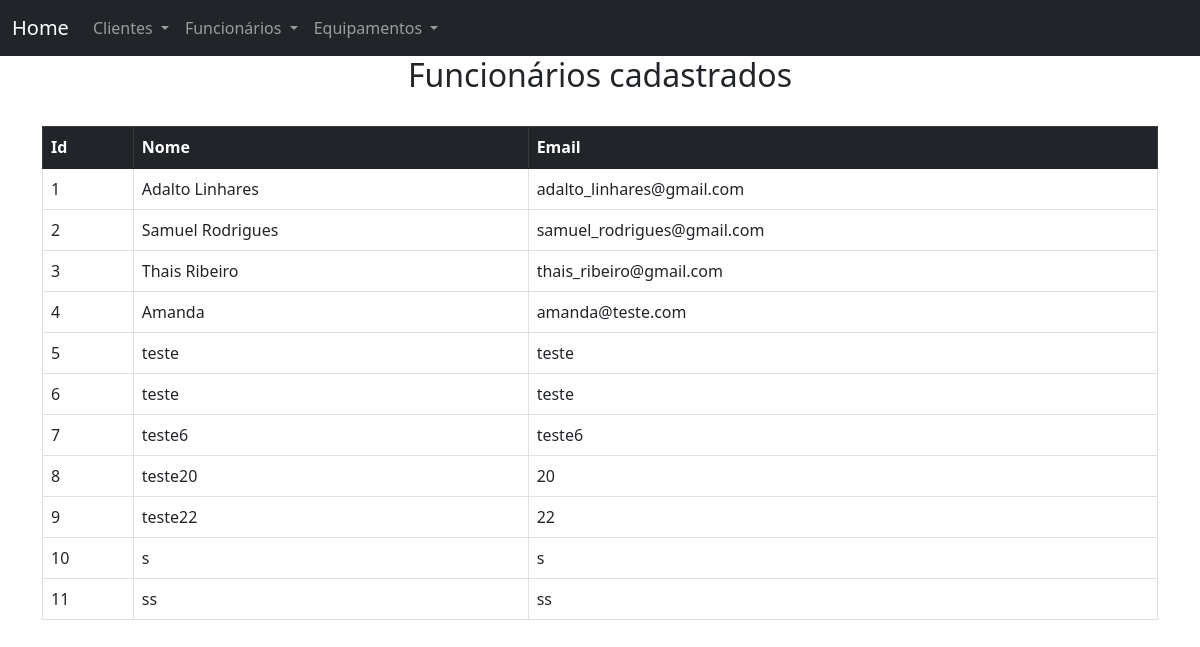
The app's page /consultafuncionarios, older data.
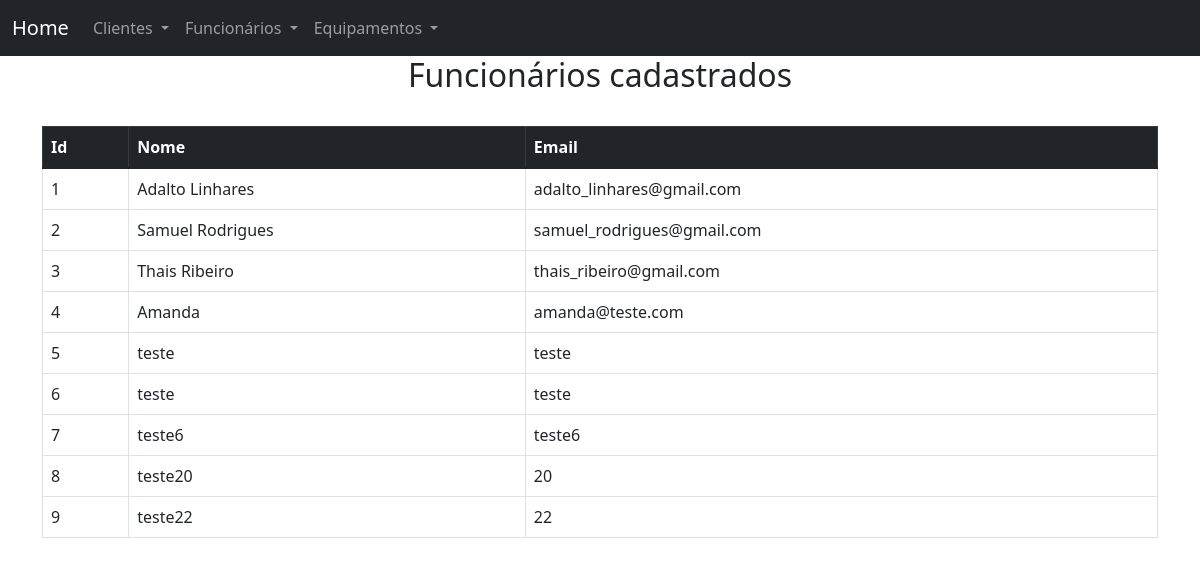
The same page, newer data.
### main.py (models this page shows, shortened)
class Funcionarios(db.Model):
    id_funcionario = db.Column(db.Integer, primary_key=True)
    name = db.Column(db.String(80), nullable=False)
    email = db.Column(db.String(120), nullable=False)
    senha = db.Column(db.String(12), nullable=False)

### main.py (the view)
@app.route('/consultafuncionarios')
def consulta_funcionarios():
    funcionarios = Funcionarios.query.all()
    return render_template('consultafuncionarios.html', funcionarios=funcionarios)

### templates/consultafuncionarios.html
{% extends "base.html" %}
{% block conteudo %}
    <h2 style="text-align: center;">Funcionários cadastrados</h2>
<br>
<table class="table table-bordered table-hover">
    <thead class="table-dark">
        <tr>
          <th scope="col">Id</th>
          <th scope="col">Nome</th>
          <th scope="col">Email</th>
        </tr>
    </thead>
    <tbody>
        {% for funcionarios in funcionarios %}
        <tr>
            <td>{{ funcionarios.id_funcionario }}</td>
            <td>{{ funcionarios.name }}</td>
            <td>{{ funcionarios.email }}</td>
        </tr>
        {% endfor %}
    </tbody>
</table>
{% endblock conteudo %}

### templates/base.html (shortened to what this page needs)
<!DOCTYPE html>
<html>
<head>
	<link rel="stylesheet" href="https://cdn.jsdelivr.net/npm/bootstrap@5.1.3/dist/css/bootstrap.min.css">
</head>
<body>
	<nav class="navbar navbar-expand-lg navbar-dark bg-dark">
	  <div class="container-fluid">
	    <a class="navbar-brand" href="{{ url_for('main') }}">Home</a>
	    <div class="collapse navbar-collapse" id="navbarSupportedContent">
	      <ul class="navbar-nav me-auto mb-2 mb-lg-0">
	        <li class="nav-item dropdown">
	          <a class="nav-link dropdown-toggle" href="#" id="navbarDropdown" role="button" data-bs-toggle="dropdown" aria-expanded="false">
	            Clientes
	          </a>
            <li class="nav-item dropdown">
              <a class="nav-link dropdown-toggle" href="#" id="navbarDropdown" role="button" data-bs-toggle="dropdown" aria-expanded="false">
                Funcionários
              </a>
            </li>
            <li class="nav-item dropdown">
              <a class="nav-link dropdown-toggle" href="#" id="navbarDropdown" role="button" data-bs-toggle="dropdown" aria-expanded="false">
                Equipamentos
              </a>
            </li>
	        </li>
	      </ul>
	  </div>
	</nav>
	<div class="container">
		{% block conteudo %}
		{% endblock conteudo %}
	</div>
</body>
</html>

Row changes from the older to the newer data that the page shows:
removed Funcionarios: id_funcionario "10", name "s", email "s"
removed Funcionarios: id_funcionario "11", name "ss", email "ss"
